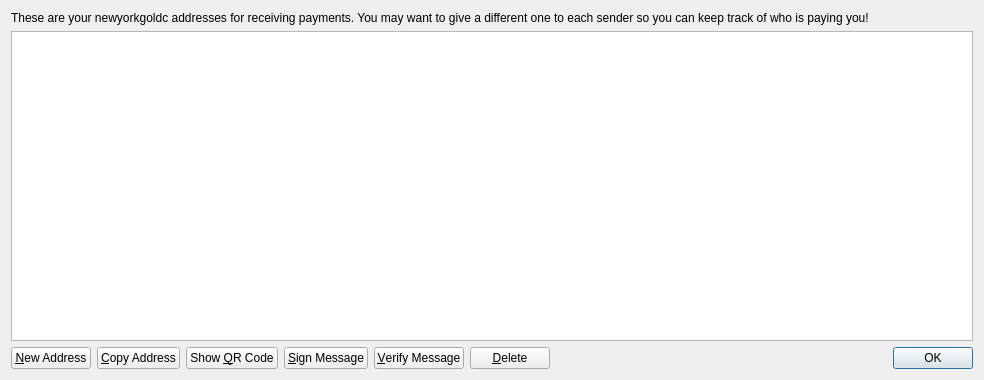
<?xml version="1.0" encoding="UTF-8"?>
<ui version="4.0">
 <class>AddressBookPage</class>
 <widget class="QWidget" name="AddressBookPage">
  <property name="geometry">
   <rect>
    <x>0</x>
    <y>0</y>
    <width>984</width>
    <height>380</height>
   </rect>
  </property>
  <property name="windowTitle">
   <string>Address Book</string>
  </property>
  <layout class="QVBoxLayout" name="verticalLayout">
   <item>
    <widget class="QLabel" name="labelExplanation">
     <property name="text">
      <string>These are your newyorkgoldc addresses for receiving payments. You may want to give a different one to each sender so you can keep track of who is paying you!</string>
     </property>
     <property name="textFormat">
      <enum>Qt::PlainText</enum>
     </property>
     <property name="wordWrap">
      <bool>true</bool>
     </property>
    </widget>
   </item>
   <item>
    <widget class="QTableView" name="tableView">
     <property name="contextMenuPolicy">
      <enum>Qt::CustomContextMenu</enum>
     </property>
     <property name="toolTip">
      <string>Double-click to edit address or label</string>
     </property>
     <property name="tabKeyNavigation">
      <bool>false</bool>
     </property>
     <property name="alternatingRowColors">
      <bool>true</bool>
     </property>
     <property name="selectionMode">
      <enum>QAbstractItemView::SingleSelection</enum>
     </property>
     <property name="selectionBehavior">
      <enum>QAbstractItemView::SelectRows</enum>
     </property>
     <property name="sortingEnabled">
      <bool>true</bool>
     </property>
     <attribute name="verticalHeaderVisible">
      <bool>false</bool>
     </attribute>
    </widget>
   </item>
   <item>
    <layout class="QHBoxLayout" name="horizontalLayout">
     <item>
      <widget class="QPushButton" name="newAddressButton">
       <property name="toolTip">
        <string>Create a new address</string>
       </property>
       <property name="text">
        <string>&amp;New Address</string>
       </property>
      </widget>
     </item>
     <item>
      <widget class="QPushButton" name="copyToClipboard">
       <property name="toolTip">
        <string>Copy the currently selected address to the system clipboard</string>
       </property>
       <property name="text">
        <string>&amp;Copy Address</string>
       </property>
      </widget>
     </item>
     <item>
      <widget class="QPushButton" name="showQRCode">
       <property name="text">
        <string>Show &amp;QR Code</string>
       </property>
      </widget>
     </item>
     <item>
      <widget class="QPushButton" name="signMessage">
       <property name="toolTip">
        <string>Sign a message to prove you own a newyorkgoldc address</string>
       </property>
       <property name="text">
        <string>&amp;Sign Message</string>
       </property>
      </widget>
     </item>
     <item>
      <widget class="QPushButton" name="verifyMessage">
       <property name="toolTip">
        <string>Verify a message to ensure it was signed with a specified newyorkgoldc address</string>
       </property>
       <property name="text">
        <string>&amp;Verify Message</string>
       </property>
      </widget>
     </item>
     <item>
      <widget class="QPushButton" name="deleteButton">
       <property name="toolTip">
        <string>Delete the currently selected address from the list. Only sending addresses can be deleted.</string>
       </property>
       <property name="text">
        <string>&amp;Delete</string>
       </property>
      </widget>
     </item>
     <item>
      <spacer name="horizontalSpacer">
       <property name="orientation">
        <enum>Qt::Horizontal</enum>
       </property>
       <property name="sizeHint" stdset="0">
        <size>
         <width>40</width>
         <height>20</height>
        </size>
       </property>
      </spacer>
     </item>
     <item>
      <widget class="QDialogButtonBox" name="buttonBox">
       <property name="sizePolicy">
        <sizepolicy hsizetype="Maximum" vsizetype="Fixed">
         <horstretch>0</horstretch>
         <verstretch>0</verstretch>
        </sizepolicy>
       </property>
       <property name="standardButtons">
        <set>QDialogButtonBox::Ok</set>
       </property>
      </widget>
     </item>
    </layout>
   </item>
  </layout>
 </widget>
 <resources>
  <include location="../bitcoin.qrc"/>
 </resources>
 <connections/>
</ui>
